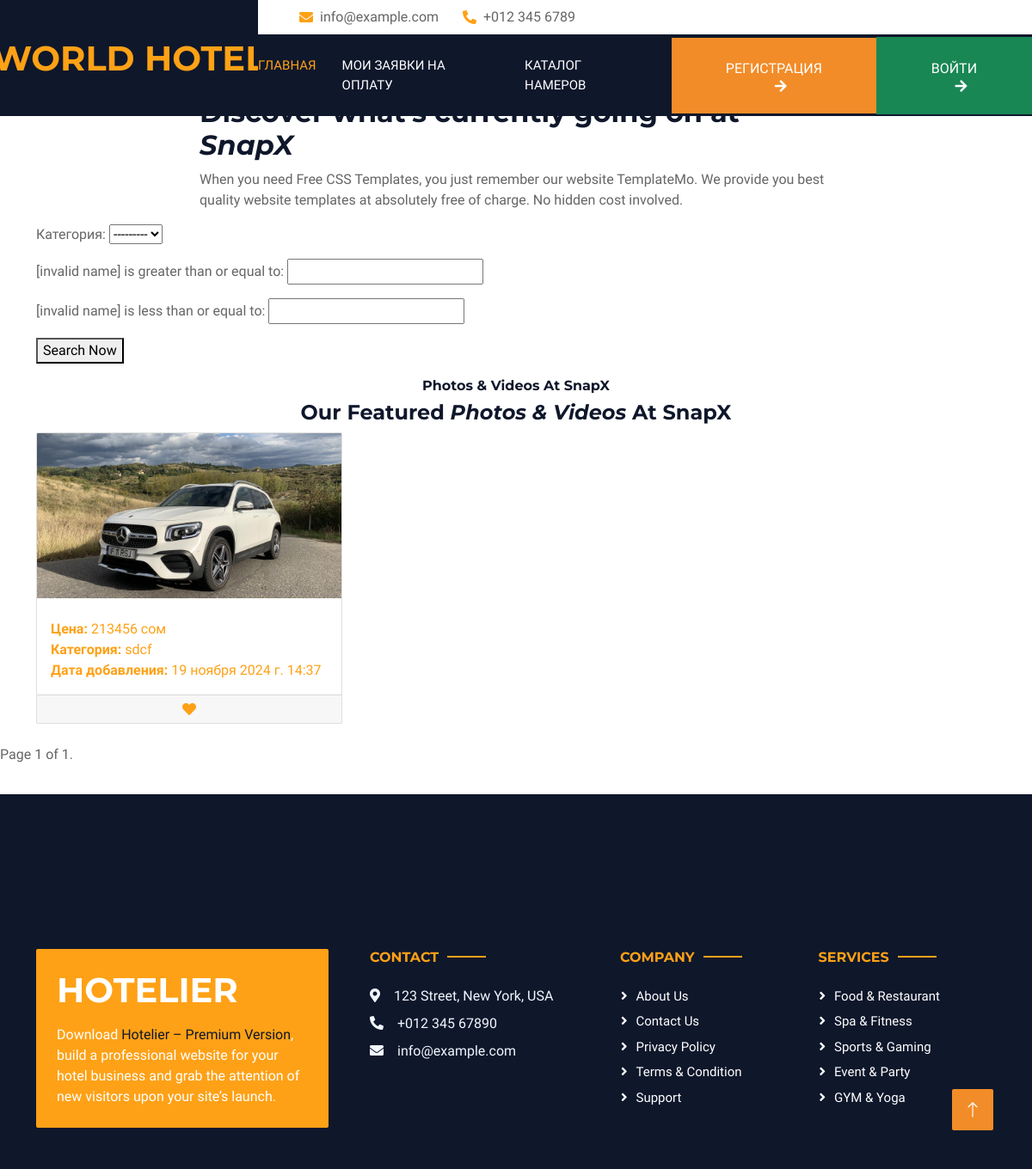
Page /event_list/ on the earlier database version.
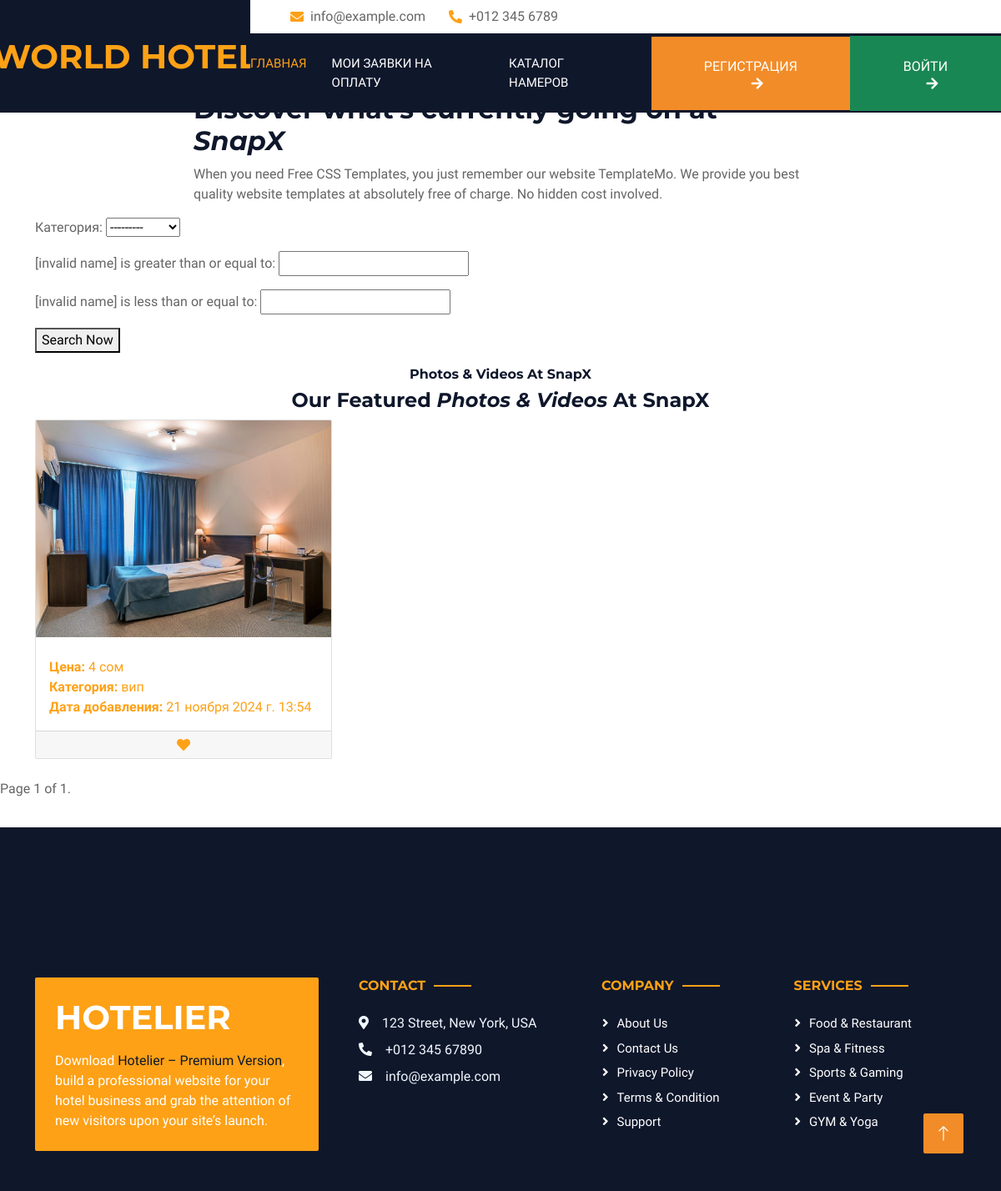
Same page on the later database version.
### main/models.py (models this page shows)
class HotelRoom(models.Model):
    number_room_hotel = models.PositiveSmallIntegerField(
        verbose_name="число номера"
    )
    number_bets = models.PositiveSmallIntegerField(
        verbose_name="число краватей"
    )
    number_withdrawals = models.PositiveSmallIntegerField(
        verbose_name="число ванн"
    )
    cover = models.ImageField(
        upload_to="media/hotel_cover",
        verbose_name="иконка"
    )
    description = models.TextField(
        verbose_name="описание"
    )
    prise = models.PositiveSmallIntegerField(
        verbose_name="цена"
    )
    category = models.ForeignKey(
        Category,
        on_delete=models.CASCADE,
        verbose_name="категория"
    )
    number_room = models.PositiveSmallIntegerField(
        verbose_name="число комнат"
    )
    status = models.PositiveSmallIntegerField(
        choices=(
            (1,"Свободен"),
            (2,"Занят"),
        ),
        default=1
    )
    create_date = models.DateTimeField(
        auto_now_add=True,
        verbose_name="Дата создания"
    )
    update_date = models.DateTimeField(
        auto_now=True,
        verbose_name="Дата изменения"
    )
    class Meta:
        verbose_name = "Номер"
        verbose_name_plural = "Намера"

class Category(models.Model):
    title = models.CharField(
        max_length=50,
        verbose_name="название"
    )
    def __str__(self):
        return self.title
    class Meta:
        verbose_name = "Категория"
        verbose_name_plural = "Категориии"

### main/views.py (the view)
# urls.py: path('event_list/', views.event_list_viu, name="event_list"),
def event_list_viu(request):
    hotel_room = HotelRoomFilter(request.GET, queryset=HotelRoom.objects.filter(status=1))
    categories = Category.objects.all()
    paginator = Paginator(hotel_room.qs, 9)
    page_number = request.GET.get("page")
    page_obj = paginator.get_page(page_number)
    return render(
        request=request,
        template_name='main/event_list.html',
        context={
            'tours': hotel_room,
            'page_obj': page_obj,
            'categories': categories
        }
    )

### main/templates/main/event_list.html (shortened to what this page needs)
{% extends 'radical.html' %}
{% load static %}
{% block contend %}
<div class="page-heading">
  <div class="container">
    <div class="row">
      <div class="col-lg-8 offset-lg-2 header-text">
        <h2>Discover what's currently going on at <em>SnapX</em></h2>
        <p>When you need Free CSS Templates, you just remember our website TemplateMo. We provide you best quality website templates at absolutely free of charge. No hidden cost involved.</p>
      </div>
    </div>
  </div>
</div>
<div class="search-form">
  <div class="container">
    <div class="row">
      <div class="col-lg-12">
        <form id="search-form" name="gs" method="get" role="search" action=".">
          <div class="row">
            {{ tours.form.as_p }}
            <div class="col-lg-2">
              <fieldset>
                <button class="main-button">Search Now</button>
              </fieldset>
            </div>
          </div>
        </form>
      </div>
    </div>
  </div>
</div>
<section class="photos-videos">
  <div class="container">
    <div class="row">
      <div class="col-lg-12">
        <div class="section-heading text-center">
          <h6>Photos &amp; Videos At SnapX</h6>
          <h4>Our Featured <em>Photos &amp; Videos</em> At SnapX</h4>
        </div>
      </div>
      {% for tour in page_obj %}
        <div class="col-lg-4 col-md-6">
          <a href="{% url 'ditail' tour.id %}">
            <div class="card mb-4">
              <img src="{{ tour.cover.url }}" class="card-img-top" alt="Tour Image">
              <div class="card-body">
                <p class="card-text">
                  <strong>Цена:</strong> {{ tour.prise }} сом<br>
                  <strong>Категория:</strong> {{ tour.category }}<br>
                  <strong>Дата добавления:</strong> {{ tour.create_date }}
                </p>
              </div>
              <div class="card-footer text-center">
                <span><i class="fa fa-heart"></i> {{ tour.tour_like.count }}</span>
              </div>
            </div>
          </a>
        </div>
      {% endfor %}
    </div>
  </div>
</section>
<div class="pagination">
  <span class="step-links">
    <span class="current">
      Page {{ page_obj.number }} of {{ page_obj.paginator.num_pages }}.
    </span>
  </span>
</div>
<br>
<br>
<br>
<br>
<br>
<br>
{% endblock %}

Differences in the rows shown:
removed HotelRoom: cover (picture), prise "213456", category "sdcf", create_date "19 ноября 2024 г. 14:37"
added HotelRoom: cover (picture), prise "4", category "вип", create_date "21 ноября 2024 г. 13:54"
